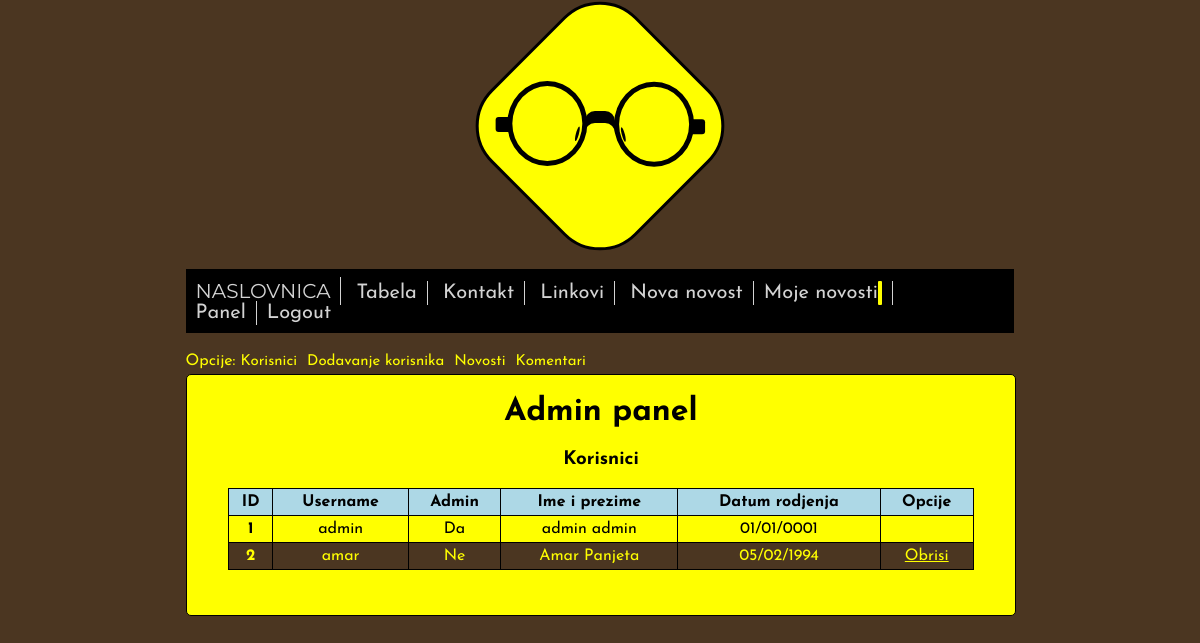
Screenshot of /panel.php (signed in) with the database file from the repository.
### tables this page shows
CREATE TABLE IF NOT EXISTS `korisnik` (
  `id` int(11) NOT NULL AUTO_INCREMENT,
  `username` varchar(45) NOT NULL,
  `password` varchar(45) NOT NULL,
  `admin` tinyint(1) NOT NULL,
  `imeprezime` varchar(255) NOT NULL,
  `datumrodjenja` varchar(45) NOT NULL,
  PRIMARY KEY (`id`)
);

### panel.php (the view, shortened to what this page needs)
<html>
  <head>
    <link rel="stylesheet" type="text/css" href="stil.css">
    <link rel="stylesheet" href="logo2.css" media="screen" title="no title">
  </head>
  <body>
    <div class="baza">
      <div class="most">
        <div class="most1">
        </div>
      </div>
      <div class="okvir desno">
      </div>
      <div class="okvir lijevo">
      </div>
      <div class="rub" id="lijevi-rub">
      </div>
      <div class="rub" id="desni-rub">
      </div>
      <div class="gumica" id="lijeva-gumica">
      </div>
      <div class="gumica" id="desna-gumica">
      </div>
    </div>
    <div class="stranica">
        <div class="navpozicija">
          <nav class="navigacija">
            <a href="index.php">NASLOVNICA</a>
            <a href="tabela.php">Tabela</a>
            <a href="kontakt.php">Kontakt</a>
            <a href="linkovi.php">Linkovi</a>
            <?php
              if(isset($_SESSION['user'])){
                print '<a href="dodavanje.php">Nova novost</a>';
                print '<a href="mojenovosti.php">Moje novosti <span id="broj-novosti"></span></a>';
                if($_SESSION['admin']==1) print '<a href="panel.php">Panel</a>';
                else print '<a href="promjenasifre.php">Promjena sifre</a>';
                print '<a href="login.php?action=logout">Logout</a>';
              }
              else{
                print '<a href="login.php">Login</a>';
              }
             ?>
          </nav>
        </div>
      <div class="filter-stranice">
        <span>Opcije:</span>
        <ul>
          <li><a href="panel.php">Korisnici</a></li>
          <li><a href="novikorisnik.php">Dodavanje korisnika</a></li>
          <li><a href="panelnovosti.php">Novosti</a></li>
          <li><a href="panelkomentari.php">Komentari</a></li>
        </ul>
      </div>
      <div class="glavni-citav autovisina">
        <h1>Admin panel</h1>
        <h3>Korisnici </h3>
        <?php
          print "<table>";
          print "<tr>";
          print "<th>ID</th>";
          print "<th>Username</th>";
          print "<th>Admin</th>";
          print "<th>Ime i prezime</th>";
          print "<th>Datum rodjenja</th>";
          print "<th>Opcije</th>";
          print "</tr>";
          $veza = new PDO("mysql:dbname=spirala4;host=localhost;charset=utf8", "spirala4", "spirala4");
          $veza->exec("set names utf8");
          $rezultat = $veza ->query("SELECT id,username, password, admin, imeprezime, datumrodjenja from korisnik");
          foreach ($rezultat as $korisnik) {
            print "<tr>";
            print "<td>".$korisnik['id']."</td>";
            print "<td>".$korisnik['username']."</td>";
            if($korisnik['admin']==1)   print "<td> Da </td>";
            else print "<td> Ne </td>";
            print "<td>".$korisnik['imeprezime']."</td>";
            print "<td>".$korisnik['datumrodjenja']."</td>";
            if($korisnik['admin']==1) print "<td></td>";
            else print "<td><a href='panel.php?obrisi=".$korisnik['id']."'>Obrisi</a></td>";
            print "</tr>";
          }
          print "</table>";
         ?>
      </div>
    </div>
  </body>
</html>

### stil.css (style rules this page uses)
body { background-color: #4B3621; font-family: 'Josefin Sans', sans-serif; }
.stranica { margin-left: 15%; width: 70%; }
.navpozicija { position: relative; margin: auto; }
.navigacija { overflow: visible; width: 100%; padding-top: 10px; padding-bottom: 10px; margin: 40px 0px; margin-top: 40px; margin-bottom: 15px; box-sizing: border-box; background-color: black; }
.navigacija>a { box-sizing: border-box; text-decoration: none; font-family: 'Josefin Sans', sans-serif; color: lightgray; font-size: 20px; border-right: 1px solid lightgray; padding:2px 10px; overflow: hidden; width: 125%; }
.navigacija>a:first-child { font-family: 'Montserrat', sans-serif; }
.navigacija>a:last-child { border-right: none; }
.glavni-citav { background-color: yellow; width: 100%; height: 500px; border-radius: 5px; border: 1px solid black; }
.glavni-citav>h1,.glavni-citav>h3 { text-align: center; }
table { width: 90%; border-collapse: collapse; margin: auto; }
table, th, td { border: 1px solid black; }
table { margin-bottom: 45px; }
th, td { text-align: center; vertical-align: middle; padding: 5px; }
th { background-color: lightblue; }
tr:nth-child(odd) { background-color: #4B3621; color: yellow; }
tr:first-child { color: black; }
td:first-child { font-weight: bold; }
tr a { color: inherit; }
.autovisina { height: auto; }
.filter-stranice span { color: yellow; }
.filter-stranice ul { padding-left: 0px; margin-top: 5px; margin-bottom: 5px; display: inline-block; }
.filter-stranice li { display: inline-block; font-size: 15px; margin-right: 5px; color: yellow; }
.filter-stranice a { color: yellow; text-decoration: none; }
#broj-novosti { background: yellow none repeat scroll 0% 0%; color: black; padding: 2px; border-radius: 1px; }

### logo2.css (style rules this page uses)
.baza { background-color: yellow; border: 3px solid black; height: 200px; width: 200px; margin: auto; -ms-transform: rotate(30deg); -webkit-transform: rotate(20deg); -moz-transform: rotate(20deg); transform: rotate(45deg); border-radius: 25%; margin-top: 23px; }
.most { position: absolute; background-color: black; height: 30px; width: 30px; margin-left: 85px; margin-top: 85px; transform: rotate(-45deg); border-radius: 33%; }
.most1 { position: absolute; background-color: yellow; height: 30px; width: 30px; margin-top: 12px; border-radius: 33%; }
.okvir { position: absolute; background-color: transparent; height: 75px; width: 70px; border: 5px solid black; border-radius: 50%; z-index: 1; transform: rotate(-45deg); }
.desno { margin-left: 97px; margin-top: 18px; }
.lijevo { margin-left: 21px; margin-top: 93px; }
.rub { position: absolute; background-color: black; height: 15px; width: 15px; border-radius: 3px; transform: rotate(-45deg); }
.gumica { position: absolute; background-color: black; height: 15px; width: 3px; border-radius: 50%; }
#lijevi-rub { margin-top: 24px; margin-left: 162px; }
#desni-rub { margin-top: 160px; margin-left: 23px; }
#lijeva-gumica { margin-top: 82px; margin-left: 121px; transform: rotate(-60deg); }
#desna-gumica { margin-top: 114px; margin-left: 88px; transform: rotate(-30deg); }

### rows the page displays
korisnik: id "1", username "admin", admin "Da", imeprezime "admin admin", datumrodjenja "01/01/0001"
korisnik: id "2", username "amar", admin "Ne", imeprezime "Amar Panjeta", datumrodjenja "05/02/1994"
